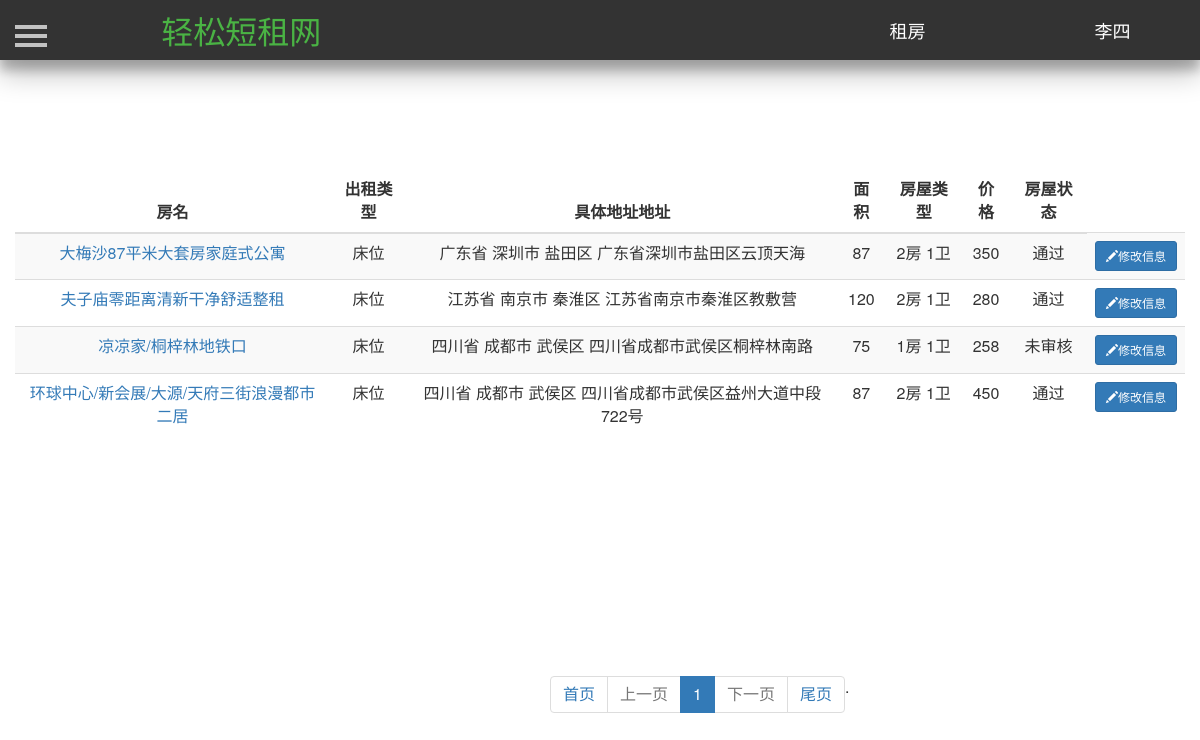
/myhouse/ (signed in), run on the app's committed database.
### Renting/models.py (models this page shows, shortened)
class User(db.Model):
    id = db.Column(db.Integer, primary_key=True, autoincrement=True)  # ID 用户唯一的标识
    username = db.Column(db.String(50), unique=True)  # 用户名  唯一   最大50个字符
    password = db.Column(db.String(100))  # 密码   最大100个字符
    phone_number = db.Column(db.Integer, unique=True)  # 手机号码
    email = db.Column(db.String(100), unique=True)  # 邮箱  唯一
    salt = db.Column(db.String(32))  # 密码加盐

class House(db.Model):
    id = db.Column(db.Integer, primary_key=True, autoincrement=True)  # ID 房屋唯一的标识
    house_name = db.Column(db.String(25))  # 房屋名  唯一   最大25个字符
    house_type = db.Column(db.Integer)  # 房屋类型，0表示整租，1表示单间 ，2表示床位
    area = db.Column(db.Integer)  # 房屋面积
    people = db.Column(db.Integer)  # 可住人数
    bedroom = db.Column(db.Integer)  # 卧房数
    toilet = db.Column(db.Integer)  # 卫生间数
    kitchen = db.Column(db.Integer)  # 是否有厨房
    bed = db.Column(db.Integer)  # 床位数
    bed_type = db.Column(db.Integer)  # 床型 0表示单人床  1表示双人床
    price = db.Column(db.Integer)  # 租一天的价格
    description = db.Column(db.String(200))  # 房屋描述
    facility = db.Column(db.String(10))  # 房屋设施，0表示无，1表示有
    province = db.Column(db.String(10))  # 省
    city = db.Column(db.String(10))  # 市
    district = db.Column(db.String(10))  # 地区
    address = db.Column(db.String(100))  # 具体地址
    username = db.Column(db.String(10), db.ForeignKey('user.username'))  # 房屋主人的名字，外键
    status = db.Column(db.Integer)  # 房屋状态，0表示未审核，1表示通过,2表示未通过
    url_one = db.Column(db.String(100))  # 房屋图片
    url_two = db.Column(db.String(100))  # 房屋图片
    url_three = db.Column(db.String(100))  # 房屋图片
    url_four = db.Column(db.String(100))  # 房屋图片
    url_five = db.Column(db.String(100))  # 房屋图片

### Renting/views.py (the view)
@app.route('/myhouse/')
def myhouse():
    user = current_user
    house_list = House.query.filter_by(username=user.username).all()
    pager_obj = Pagination(request.args.get("page", 1), len(house_list), request.path, request.args, per_page_count=7)
    index_list = house_list[pager_obj.start:pager_obj.end]
    html = pager_obj.page_html()
    return render_template("myhouse.html", house=index_list, html=html)

### Renting/models.py (called while the page is built)
@login_manager.user_loader
def load_user(userid):
    return User.query.get(userid)

### Renting/page_utils.py (called while the page is built)
    @property
    def start(self):
        return (self.current_page - 1) * self.per_page_count

    @property
    def end(self):
        return self.current_page * self.per_page_count

### Renting/templates/myhouse.html (shortened to what this page needs)
<!DOCTYPE html>
<html lang="en">
    <head>
        <link href="https://cdn.bootcss.com/bootstrap/3.3.7/css/bootstrap.min.css" rel="stylesheet">
        <link href="/static/css/navigation.css" rel="stylesheet">
        <link href="/static/css/profile.css" rel="stylesheet">
         <link href="/static/css/sidebar.css" rel="stylesheet">
        <link type="text/css" href="/static/css/dialog.css"  rel="stylesheet"/>
    </head>
    <body>
		<header class="header-navigation" id="header">
		<nav>
			<div class="row">
				<div class="col-md-3">
					<a href="/index/"><font color="#4ab344" style="color: rgb(74, 179, 68);" size="6">轻松短租网</font></a>
				</div>
				<div class="col-md-2 title">
					<a href="/mainpage/" target="_blank"><font color="#FFFFFF" style="color: rgb(255, 255, 255);" size="4">租房</font></a>
				</div>
				<div class="col-md-2 title">
					{% if current_user.is_authenticated %}
					<a href="/profile/{{current_user.id}}">
						<font color="#FFFFFF" style="color: rgb(255, 255, 255);" size="4">
							{{current_user.username}}
						</font>
					</a>
					{% else %}
					<a href="/reglogin/">
						<font color="#FFFFFF" style="color: rgb(255, 255, 255);" size="4">
							登陆注册
						</font>
					</a>
					{% endif %}
				</div>
			</div>
		</nav>
		</header>
       <div id="wrapper">
            <div id="page-content-wrapper">
                <button type="button" class="hamburger is-closed animated fadeInLeft" data-toggle="offcanvas">
                    <span class="hamb-top"></span>
                    <span class="hamb-middle"></span>
                    <span class="hamb-bottom"></span>
                </button>
                <div class="container">
                    <div class="row">
                        <table class="table table-striped" style="margin-top:100px;text-align:center">
                            <thead>
                                <tr>
                                    <th style="text-align:center">房名</th>
                                    <th style="text-align:center">出租类型</th>
                                    <th style="text-align:center">具体地址地址</th>
                                    <th style="text-align:center">面积</th>
                                    <th style="text-align:center">房屋类型</th>
                                    <th style="text-align:center">价格</th>
                                    <th style="text-align:center">房屋状态</th>
                                </tr>
                            </thead>
                            <tbody>
                            {% for item in house: %}
                                <tr>
                                    <td><a href="/housedes/{{item.id}}/">{{item.house_name}}</a></td>
                                    {% if item.house_type==0 %}
                                    <td>整租</td>
                                    {% elif item.house_type==1 %}s
                                    <td>单间</td>
                                    {% else %}
                                    <td>床位</td>
                                    {% endif %}
                                    <td>
                                        {{item.province}} {{item.city}}
                                        {% if item.district !=None %}
                                        {{item.district}}
                                        {% endif %}
                                        {{item.address}}
                                    </td>
                                    <td>{{item.area}}</td>
                                    <td>{{item.bedroom}}房
                                        {% if item.toilet !=0 %}
                                        {{item.toilet}}卫
                                        {% endif %}
                                        </td>
                                    <td>{{item.price}}</td>
                                    {% if item.description!= None %}
                                    <td>
                                        {% if item.status==0 %}
                                        未审核
                                        {% elif item.status==1%}
                                        通过
                                        {% else %}
                                        未通过
                                        {% endif %}
                                    </td>
                                    <td>
                                        <button type="button" class="btn btn-primary btn-sm" >
                                            <span class="glyphicon glyphicon-pencil">
                                            </span><a href="/modify_house/{{item.id}}/" style="color:#FFFFFF">修改信息</a>
                                       </button>
                                    </td>
                                    {% endif %}
                                </tr>
                            {% endfor %}
                            </tbody>
                        </table>
                    </div>
                </div>
            </div>
        </div>
        <div style="margin-top:200px">
            <ul class="pagination" id="mypage" style="margin-left:550px;">
					{{ html| safe }}
            </ul>
        </div>
    </body>
</html>

### Renting/static/css/navigation.css (style rules this page uses)
.header-navigation { position: fixed; top: 0; width: 100%; height: 60px; line-height: 60px; background-color: #333; text-align: center; box-shadow: 0 14px 28px rgba(0,0,0,0.25), 0 10px 10px rgba(0,0,0,0.22); z-index: 10 }

### Renting/static/css/profile.css (style rules this page uses)
.header-navigation { position: fixed; top: 0; width: 100%; height: 60px; line-height: 60px; background-color: #333; text-align: center; box-shadow: 0 14px 28px rgba(0,0,0,0.25), 0 10px 10px rgba(0,0,0,0.22); z-index: 9990; }

### Renting/static/css/sidebar.css (style rules this page uses)
body { position: relative; overflow-x: hidden; }
body, html { height: 100%; background-color: #FFFFFF !important; }
#wrapper { -moz-transition: all 0.5s ease; -o-transition: all 0.5s ease; -webkit-transition: all 0.5s ease; padding-left: 0; transition: all 0.5s ease; }
#page-content-wrapper { padding-top: 70px; width: 100%; }
.hamburger { background: transparent; border: none; display: block; height: 32px; margin-left: 15px; position: fixed; top: 20px; width: 32px; z-index: 9999; }
.hamburger.is-closed:before { -webkit-transform: translate3d(0, 0, 0); -webkit-transition: all 0.35s ease-in-out; color: #ffffff; content: ''; display: block; font-size: 14px; line-height: 32px; opacity: 0; text-align: center; width: 100px; }
.hamburger.is-closed .hamb-top { -webkit-transition: all 0.35s ease-in-out; background-color: rgba(255, 255, 255, 0.7); top: 5px; }
.hamburger.is-closed .hamb-middle { background-color: rgba(255, 255, 255, 0.7); margin-top: -2px; top: 50%; }
.hamburger.is-closed .hamb-bottom { -webkit-transition: all 0.35s ease-in-out; background-color: rgba(255, 255, 255, 0.7); bottom: 5px; }
.hamburger.is-closed .hamb-top, .hamburger.is-closed .hamb-middle, .hamburger.is-closed .hamb-bottom, .hamburger.is-open .hamb-top, .hamburger.is-open .hamb-middle, .hamburger.is-open .hamb-bottom { height: 4px; left: 0; position: absolute; width: 100%; }

### Renting/static/css/dialog.css (style rules this page uses)
body, html { font-size: 100%; margin: 0; }
*,:after,:before { box-sizing:border-box }
input, button { outline: none; border: none; }

### data on the page
User: username "李四"
House: house_name "大梅沙87平米大套房家庭式公寓", house_type "床位", province "广东省", city "深圳市", district "盐田区", address "广东省深圳市盐田区云顶天海", area "87", bedroom "2", toilet "1", price "350", status "通过"
House: house_name "夫子庙零距离清新干净舒适整租", house_type "床位", province "江苏省", city "南京市", district "秦淮区", address "江苏省南京市秦淮区教敷营", area "120", bedroom "2", toilet "1", price "280", status "通过"
House: house_name "凉凉家/桐梓林地铁口", house_type "床位", province "四川省", city "成都市", district "武侯区", address "四川省成都市武侯区桐梓林南路", area "75", bedroom "1", toilet "1", price "258", status "未审核"
House: house_name "环球中心/新会展/大源/天府三街浪漫都市二居", house_type "床位", province "四川省", city "成都市", district "武侯区", address "四川省成都市武侯区益州大道中段722号", area "87", bedroom "2", toilet "1", price "450", status "通过"

### other printed values
{{ html| safe }} "首页 上一页 1 下一页 . 尾页"
